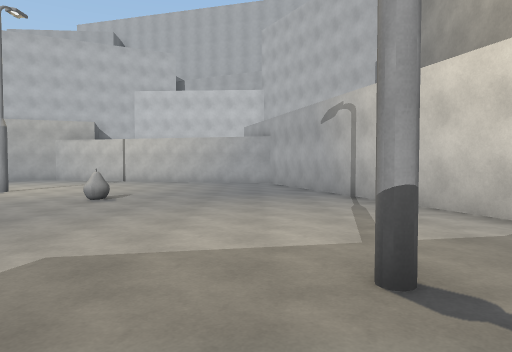
View 1 (above)

23 first-person views from a walk through a 3-D level made in the Unity game engine. The camera is 1.4 m above the floor, tilts 2° down and sees 70° across. The floor is counted in squares, 2 m on a side. Each view is taken from the middle of a square. On the plan, view 1 faces up. The plan holds only what a view shows up to about 11 squares ahead; the rest is blank. The place goes on beyond the plan. Surface patterns are stand-ins for the level's own textures.

View 2
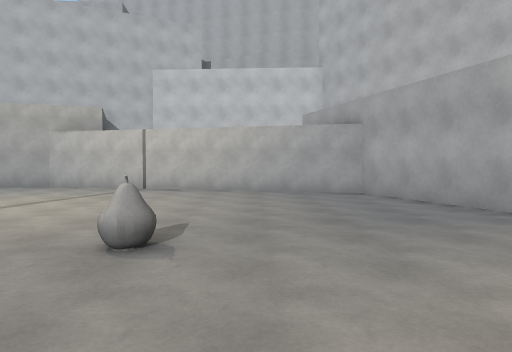

View 3
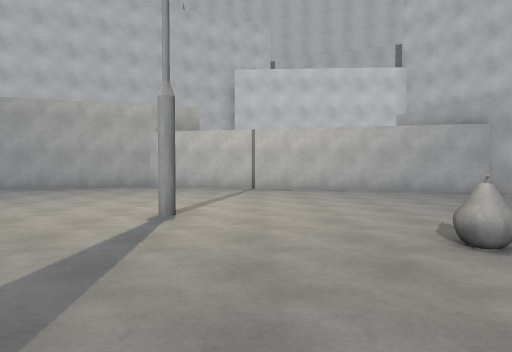

View 4
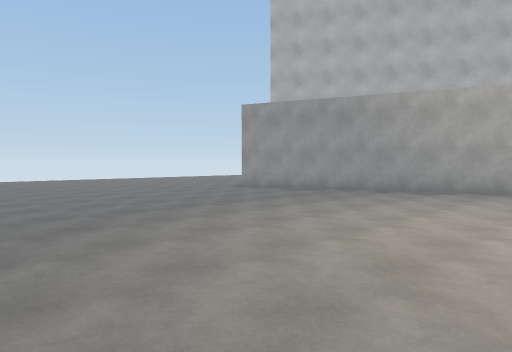

View 5
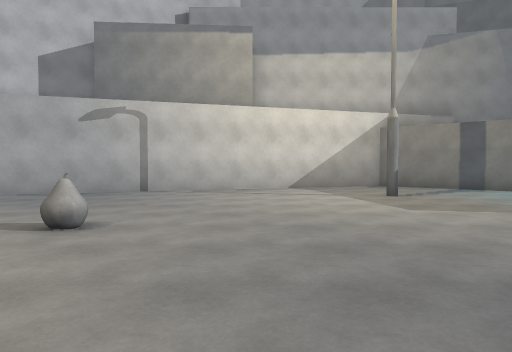

View 6
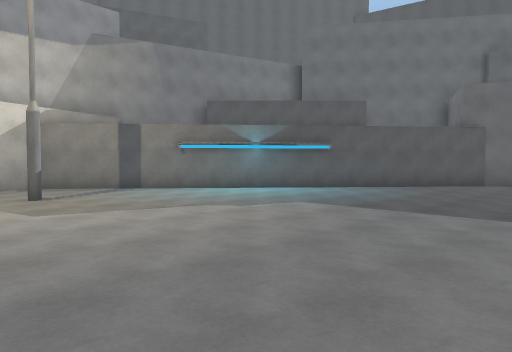

View 7
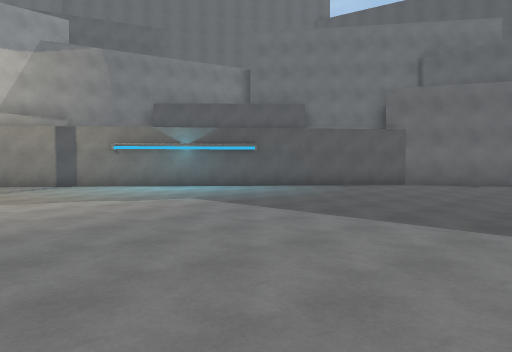

View 8
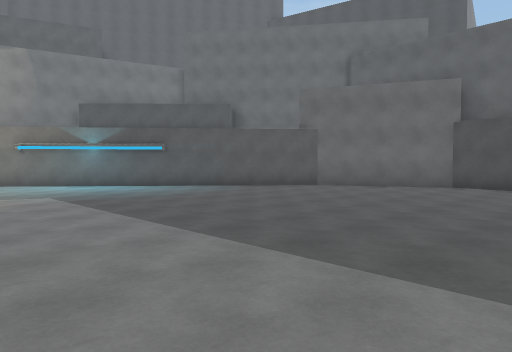

View 9
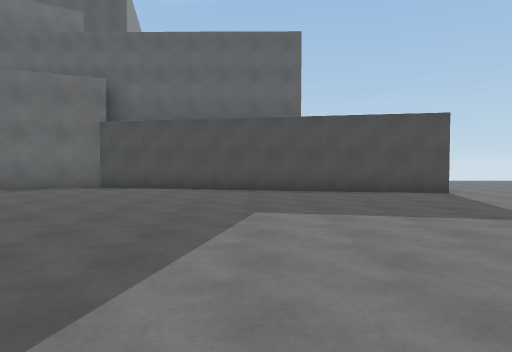

View 10
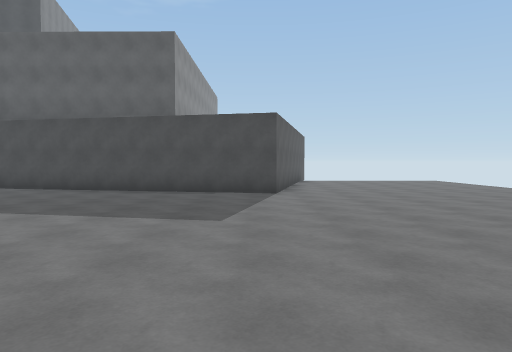

View 11
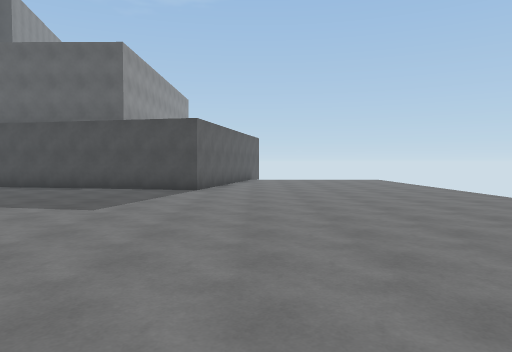

View 12
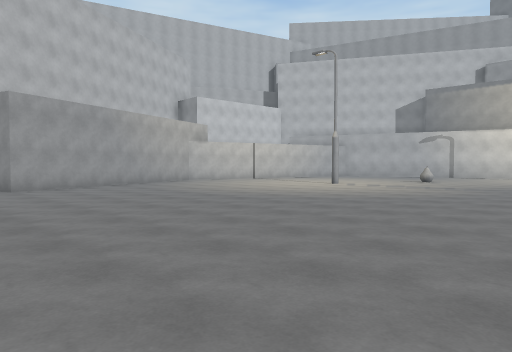

View 13
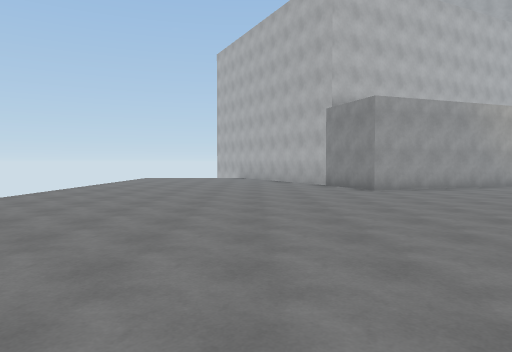

View 14
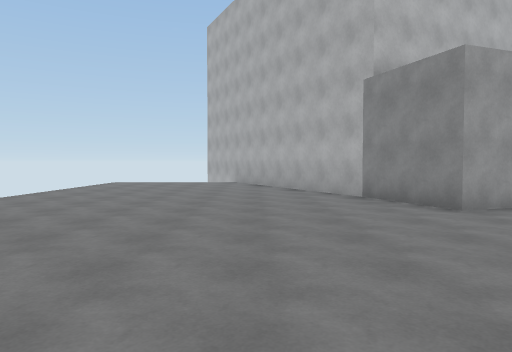

View 15
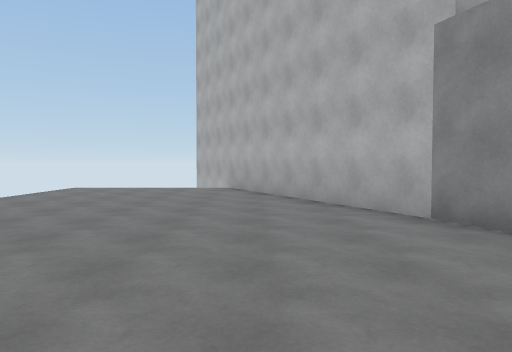

View 16
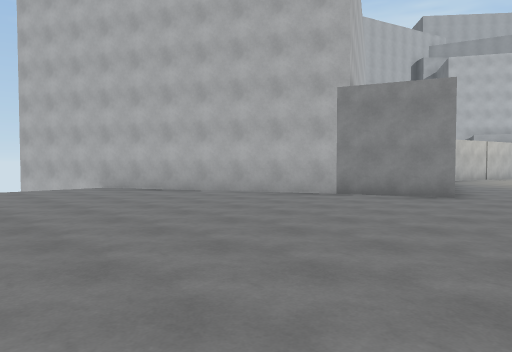

View 17
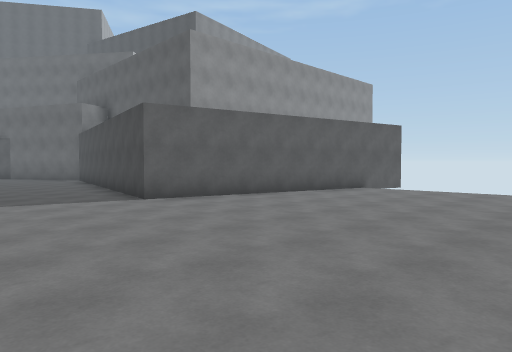

View 18
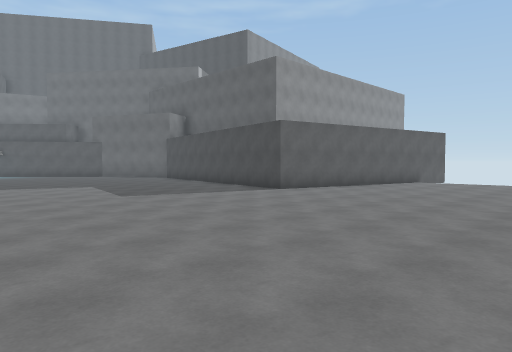

View 19
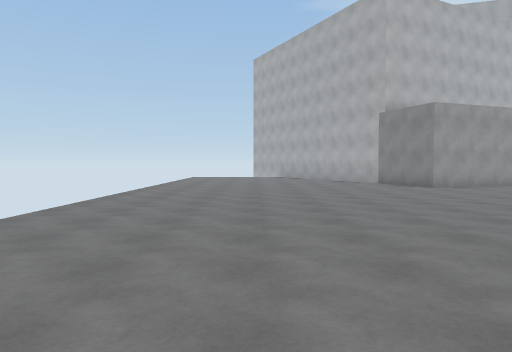

View 20
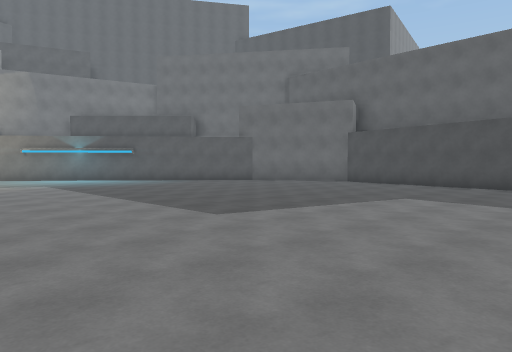

View 21
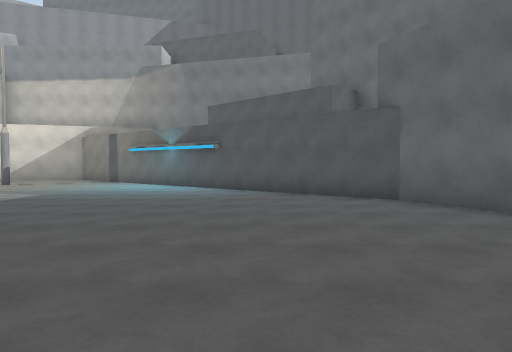

View 22
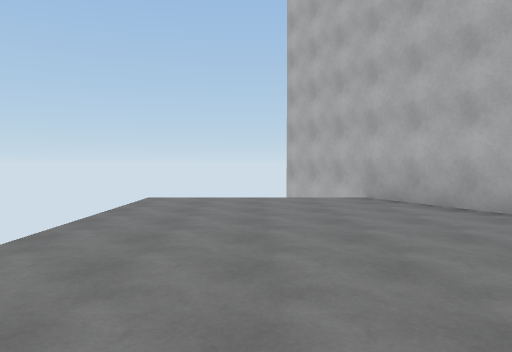

View 23
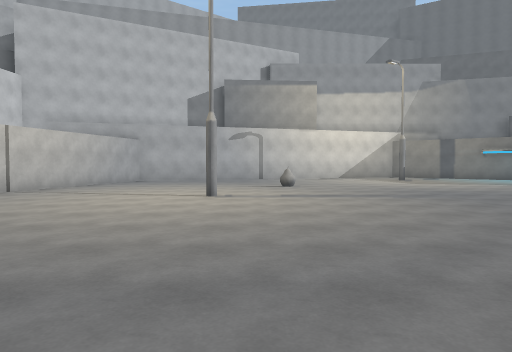

### Floor plan
Points are (right, up) in squares from view 1. A wall is a line through its corners. A room is listed if a view was taken in it or the views show most of it. See-through windows are left out.
Room 1 (views 1, 2, 3, 4, 5, 6, 7, 8, 9, 10, 11, 12, 13, 14, 15, 16, 17, 18, 19, 20, 21, 22, 23)
walls: (-18, -15.6) (-16.5, -8.5) (-7.6, -10.4) (-4.1, -8.7) (4.2, 1.2) (0.5, 12.6) (-8.1, 14.9) (-15, 12.4) (-15.8, 14.6) (-19.3, 21.6)
objects: other object (-3, 7)

Positions as (right, up) in squares from view 1, and headings:
1: (0, 0), facing up
2: (-2, 4), facing up
3: (-5, 4), facing up
4: (-7, 5), facing up-left
5: (-7, 5), facing right
6: (-7, 4), facing down-right
7: (-9, 3), facing down-right
8: (-11, 1), facing down-right
9: (-12, 0), facing down
10: (-16, 0), facing down
11: (-18, 1), facing down
12: (-17, 2), facing up-right
13: (-18, 3), facing up
14: (-18, 7), facing up
15: (-18, 10), facing up
16: (-23, 10), facing up-right
17: (-23, -5), facing down-right
18: (-23, -1), facing down-right
19: (-20, 2), facing up
20: (-15, 2), facing down-right
21: (-11, -6), facing right
22: (-21, 13), facing up
23: (-14, 8), facing right
